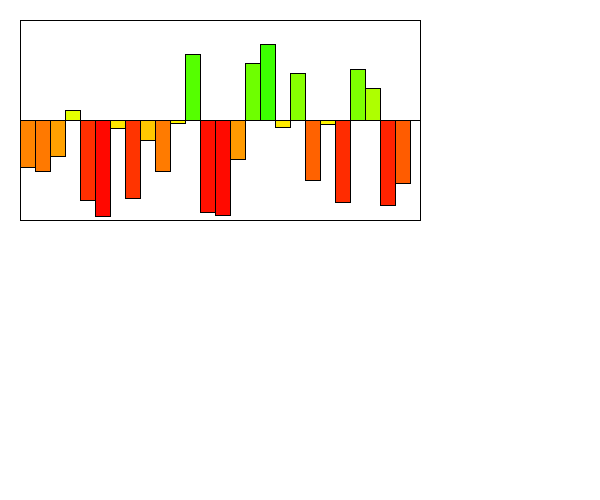
Frame 1 (no input)
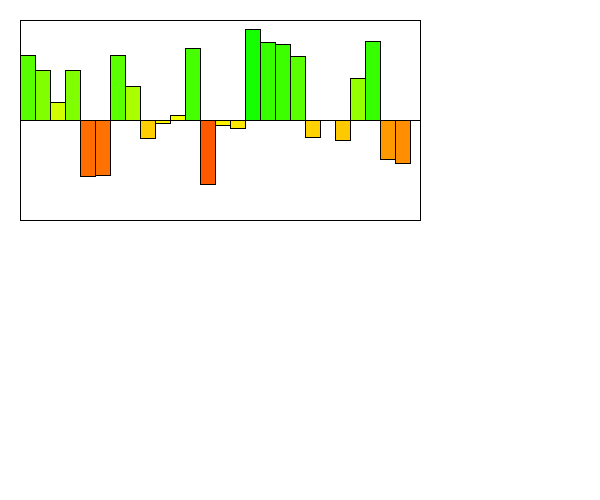
Frame 60 (the mouse pressed at the canvas centre just before this capture)
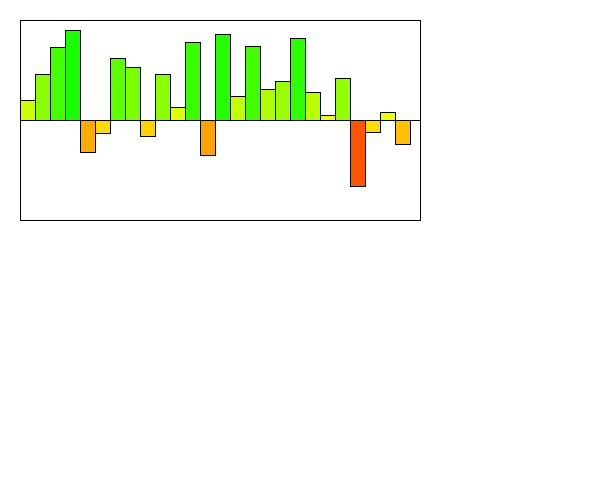
Frame 120 (the mouse held since frame 60 and released just before this capture)

The Processing sketch that drew these frames (run headless with seeded random() and noise(); from frame 60 on, the mouse is pressed at the canvas centre):

// Processing sketch: Section1
// ── Section1.pde
int MAX_VALUE = 100;
int MIN_VALUE = -100;
Visualizer v;

/*You are simulating a visualizer of multiple values
 You need to create a display method first. 
 Then you can make a method that changes the values each time the update is called. 
 */
class Visualizer {
  float x, y;
  float [] values;
  float [] speeds;
  Visualizer(float x, float y) {
    this.x = x;
    this.y = y;
    int bars = (int)random(1,41);
    values = new float[bars];
    speeds = new float[bars];
    for (int i = 0; i < values.length; i++) {
      values[i] = random(-99, 99);
      speeds[i] = random(2);
    }
  }

  void display() {
    //draw the bars equally spaced inside this box. 
    //You can assume 10, but it would be even better 
    //if you could modify it to be larger increments.
    fill(255);
    rect(x, y, 400, 200);
    //This is a 200x400 box.
    //The width of the visualizer is 400! This rect is the border

    //the line is the 0 y-value, the top is 100, the bottom is -100
    line(x, y+100, x+400, y+100);

    //You need to use a loop. You need to make the HEIGHT of the bars 
    //the values in the array.
    //Negative values are red, and go below the line.
    //Positive values are green and go above the line.

    //???WRITE THIS METHOD FIRST!!!
    //THESE ARE WRONG: They just illustrate how they could look
    /*fill(255, 0, 0);rect(x+40, y+100, 60, 50);fill(0, 255, 0);rect(x+120, y+50, 60, 50);*/
    float wide = 400/values.length;
    float start=0;
    for(float val:values){
      filler(val);
      rect(x+start,y+100,wide,-val);
      start+=wide;
    }


    //Width of the visualizer is 400!

  
  }
  void filler(float val){
    if (val<0)
      fill(255,255+val*2.57,0);
    if(val>0)
      fill(255-val*2.57,255,0);
  }
  void update() {
    //???WRITE THIS METHOD SECOND!!!
    for (int i = 0; i < values.length; i++) {
      values[i] += speeds[i]; //the speed updates the values. Do not touch this.
      //??? keep them values between max/min value so they stay in the box.
      if(Math.abs(values[i])>=100){
        speeds[i]*=-1;
        values[i]+=2*speeds[i];
      }
      //??? reverse the speeds so the bar oscillates up/down when it reaches max/min

      
    }
  }
}

void setup() {
  size(600, 500);
  v = new Visualizer(20, 20);
}
void draw() {
  background(255);
  v.display();
  v.update();
}
